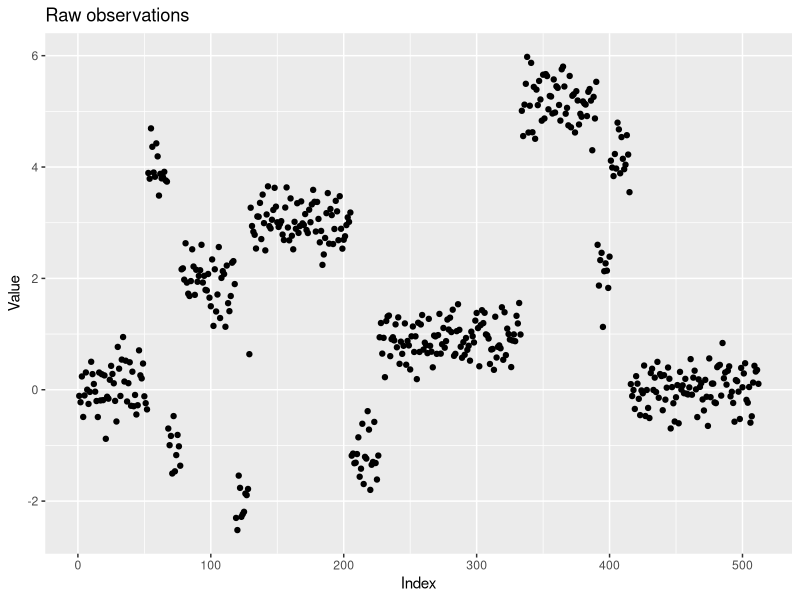
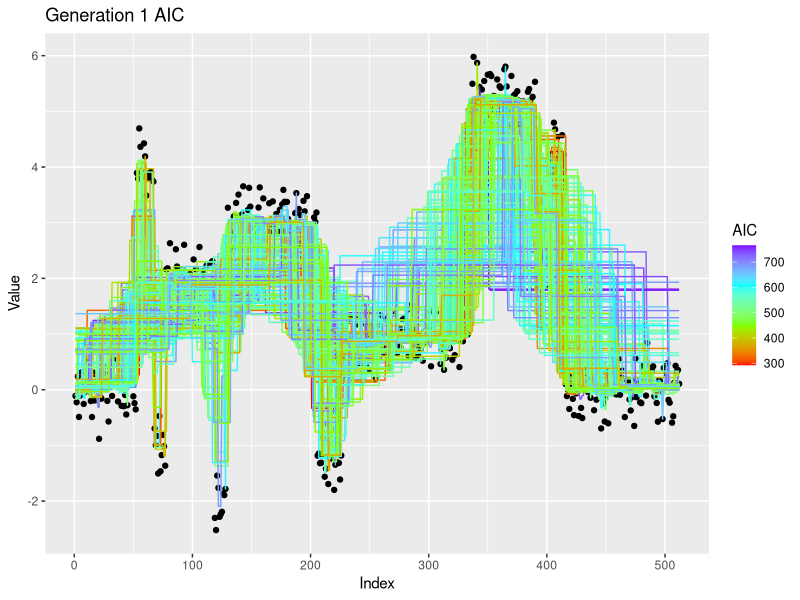
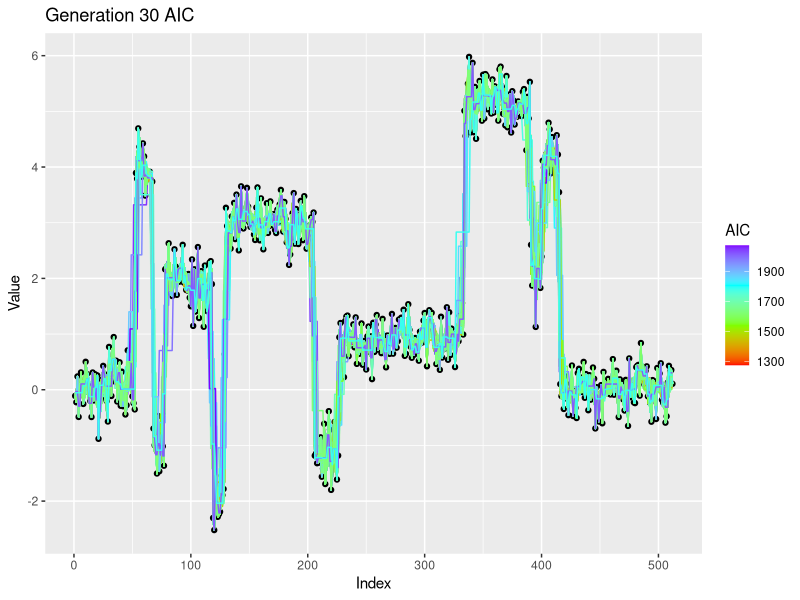
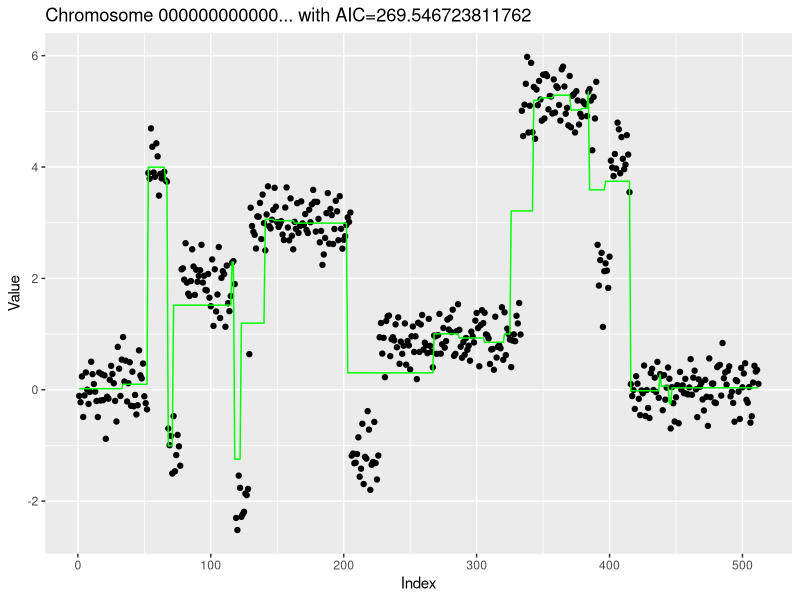

These charts were generated, in order, by the following R code:
rm(list=ls())


library(ggplot2)
library(dplyr)

### Set up

K = 150  # Number of chromosomes in each generation
Gmax = 30  # Maximum number of generations
Pcross = 0.9 # Crossover rate
Pmutate = 0.05 # Mutation rate
which_penalty = "AIC" # "AIC" or "MDL"


### Define functions

random_chromosome = function(num_genes, nucleobases=c(0,1), max_non0=25){
  # Generates a chromosome
  
  non0 = sample(1:num_genes, max_non0)
  x = rep(nucleobases[1], num_genes)
  x[non0] = sample(nucleobases, max_non0, replace=TRUE)
  x = paste(x, collapse='')
  return(x)
}


mate_chromosomes = function(parents, xr=0.1, mr=0.1){
  # Produce a single offspring from parent chromosomes (p1, p2) with a
  # crossover rate (xr) and a mutation rate (mr)
  
  p1 = parents[1]
  p2 = parents[2]
  stopifnot(nchar(p1) == nchar(p2))
  
  child = ""
  w = 1 # crossover parameter
  for(i in 1:nchar(p1)){
    
    
    if(w){
      chr = substr(p1, i, i) # get i'th character from parent 1
    }else{
      chr = substr(p2, i, i) # get i'th character from parent 2
    }
    
    # Mutate gene
    if(runif(1)<mr){
      chr = as.character((as.integer(chr) + 1) %% 2)
    }
    
    # Extend child with the i'th parental character
    child = paste(child, chr, sep="")
    
    # Crossover if required
    if(runif(1)<xr){
      w = (w + 1) %% 2
    }
  }
  return(child)
}


regression_loss = function(reg, raw){
  # Sum of square error betweeen regression and raw
  return(sum((reg-raw)^2))
}



regress_chromosome = function(chrom, raw){
  # chrom is a string of "0001110101.."
 
  # Initialize working objects
  segment_observations = c(raw[1])
  regression = c()
  
  for(i in 1:nchar(chrom)){ # for each gene in the chromosome
    g = as.integer(substr(chrom, i, i)) # extract the gene from the string
    
    if(g){ # if the gene indicates a breakpoint
      # calculate the regression for that segment
      
      regression = c(regression,
                     rep(mean(segment_observations),
                         length(segment_observations)
                     )
      )
      segment_observations = c(raw[i+1]) # reset to next segment
      
    }else{ 
      segment_observations = c(segment_observations, raw[i+1])
    }
  }
  
  # calculate final segment regression
  regression = c(regression,
                 rep(mean(segment_observations),
                     length(segment_observations)
                 )
  )
  
  return(regression)
}


calc_AIC = function(n, k, loss){
  # AIC is k-ln(sum sq losses)
  r = 2*log(n)*k + n*log(loss/n)
  return(r)
}



count_params = function(vec_of_chromosomes){
  # given a vector of chromosomes (each is "00111010111...")
  
  r = sapply( 
    lapply(
      strsplit(vec_of_chromosomes, ""),
      as.integer),
    sum) + 1                            # number of constants is breaks + 1
  return(r)
}



fitness = function(population, raw){
  #   Calculate fitness for each individual in the population relative to the
  #   raw data.
  #   Complexity is either "AIC" or "MDL". Raw is the raw data to fit.
  
  
  # Check that input is ok
  stopifnot(nchar(population$Chromosomes[1]) + 1 == length(raw))
  
  # Initialize parameters
  losses = c()
  K = dim(population)[1]  # (K) is number of individuals in population
  n = length(raw)         # (n) is the number of data observations
  
  # Calculate losses for each individual in the generation
  for(k in 1:K){
    x = population$Chromosome[k]      # extract a chromosome
    regr = regress_chromosome(x, raw) # calculate the regression
    loss = regression_loss(regr, raw) # and calculate the loss
    losses = c(losses, loss)          # record that individual's loss
  }
  
  ## Penalize for complexity
  ns_params = count_params(population$Chromosome)
  AIC = calc_AIC(n, ns_params, losses)
  
  # calculate sum of log(\hat{n_j}) for MDL calculation
  
  sum_n_hat = sapply(
    lapply( 
      strsplit( 
        population$Chromosome,
        "1"
      ),
      nchar),
    (function (x) sum(log(x+1))) 
  )
  MDL = ns_params*log(n) +
    1/2*sum_n_hat +
    n/2*log(losses/n)
  
  return(list(AIC, MDL))
}



plot_chromosome = function(chrom, raw_df, color="blue"){
  # return a ggplot object with piecewise constants plotted on the scatter
  
  fhat = regress_chromosome(chrom, raw_df$y)
  fhat_df = data.frame(x=raw_df$x, y=fhat)
  
  plt = ggplot(raw_df, aes(x=x, y=y)) +
    geom_point() +
    geom_line(data=fhat_df, color=color) +
    xlab("Index") + ylab("Value")
  
  return(plt)
}



plot_generation = function(gen, raw_df, wh_score="AIC"){
  # return a ggplot object with piecewise constants plotted on the scatter
  # for each chromosome in the generation
  
  wh_gen = gen$Generation[1]
  
  # prepare base plot
  plt = ggplot(raw_df, aes(x=x, y=y)) +
    geom_point() +
    xlab("Index") + ylab("Value") +
    ggtitle(paste("Generation", wh_gen, wh_score))
  
  # prepare regression data for plotting
  fhat_df = data.frame(matrix(ncol = 5, nrow = 0))
  colnames(fhat_df) = c("x","y","Group","AIC","MDL")
  for(i in 1:dim(gen)[1]){
    chrom = gen$Chromosome[i]
    fhat = regress_chromosome(chrom, raw_df$y)
    fhat_df_i = data.frame(x=raw_df$x, y=fhat)
    fhat_df_i$Group = i
    fhat_df_i$AIC = as.numeric(gen$AIC[i])
    fhat_df_i$MDL = as.numeric(gen$MDL[i])
    fhat_df = rbind(fhat_df, fhat_df_i)
  }
  
  # add geomlines for AIC or MDL depending on which was passed into this fn
  if(wh_score=="AIC"){
    plt = plt + geom_line(data=fhat_df, aes(color=AIC, group=Group))
  }else if(wh_score=="MDL"){
    plt = plt + geom_line(data=fhat_df, aes(color=MDL, group=Group))
  }
  
  # plot AIC or MDL in a color gradient
  plt = plt + scale_colour_gradientn(colours=rainbow(4))
  
  return(plt)
}



best_score_and_org = function(population, wh_score){
  # Determine best score in the population 
  if(wh_score=="AIC"){
    best_score = min(as.numeric(population$AIC))
    which_organism_is_best = which(
      as.numeric(population$AIC) == best_score)[1]
  }else if(wh_score=="MDL"){
    best_score = min(as.numeric(population$MDL))
    which_organism_is_best = which(
      as.numeric(population$MDL) == best_score)[1]
  }
  
  return(list(best_score, which_organism_is_best))
}


#############################################################################
### Simulation

# Code given in homework

truefunction<-function(x){
  t <- c(0.1, 0.13, 0.15, 0.23, 0.25, 0.4, 0.44, 0.65, 0.76, 0.78, 0.81)
  h <- c(4, -5, 3, -4, 5, -4.2, 2.1, 4.3, -3.1, 2.1, -4.2)
  temp <- 0
  for(i in 1:11) {
    temp <- temp + h[i]/2 * (1 + sign(x - t[i]))
  }
  return(temp)
}
ndata = 512
xdata = (0:(ndata-1))/ndata
ydata = truefunction(xdata)

set.seed(243)

N = length(ydata)
raw = ydata + rnorm(N)/3

### Initialize major objects

pop_col_names = c("Chromosome", "AIC", "MDL", "Generation")
pop = data.frame(matrix(ncol = 4, nrow = 0))   # Holds all individuals
colnames(pop) = pop_col_names


### Initialize first generation

g = 1
for(i in 1:K){
  x = random_chromosome(num_genes=N-1) # returns string of 1s and 0s
  individual = c(x, NA, NA, g)
  pop[dim(pop)[1]+1,] = individual
}


### Calculate fitness and mate each generation

for(g in 2:Gmax){
  parent_generation = pop[pop$Generation == g-1,]
  parent_aic_mdl = fitness(parent_generation, raw)
  # Put parent fitness into main dataframe
  pop[rownames(parent_generation),]$AIC = parent_aic_mdl[[1]]
  pop[rownames(parent_generation),]$MDL = parent_aic_mdl[[2]]
  
  # Update current working object
  parent_generation$AIC = parent_aic_mdl[[1]]
  parent_generation$MDL = parent_aic_mdl[[2]]
  
  # invert AIC and MDL for sampling
  parent_generation$nAIC =
    -(parent_generation$AIC - min(parent_generation$AIC))
  parent_generation$nAIC =
    parent_generation$nAIC - min(parent_generation$nAIC) + 0.001
  parent_generation$nMDL =
    -(parent_generation$MDL - min(parent_generation$MDL))
  parent_generation$nMDL =
    parent_generation$nMDL - min(parent_generation$nMDL) + 0.001
  
  for(k in 1:K){
    # Sample parents according to AIC or MDL
    if(which_penalty == "AIC"){
      parents = sample_n(parent_generation,
                         2,
                         replace=TRUE, 
                         weight=nAIC)
    } else if(which_penalty == "MDL"){
      parents = sample_n(parent_generation,
                         2,
                         replace=TRUE,
                         weight=nMDL)
    }
    
    parent_chromosomes = parents$Chromosome
    child_chromosome = mate_chromosomes(
      parent_chromosomes,
      Pcross,
      Pmutate
    )
    child = c(child_chromosome, NA, NA, g)
    pop[dim(pop)[1]+1,] = child
  }
  
  
  
}



### Calculate final AIC/MDL

last_gen = pop[pop$Generation == Gmax,]
aic_mdl = fitness(last_gen, raw)

# Put last fitness into main dataframe

pop[rownames(last_gen),]$AIC = aic_mdl[[1]]
pop[rownames(last_gen),]$MDL = aic_mdl[[2]]




### Plotting

# Plot observations

raw_df = data.frame(y=raw, x=1:length(raw))
plt_raw = ggplot(raw_df, aes(x=x, y=y)) +
  geom_point() +
  xlab("Index") + ylab("Value") +
  ggtitle("Raw observations")
plt_raw

# Plot first and last generation colored by AIC or MDL

fgen = pop[pop$Generation==1,]
lgen = pop[pop$Generation==Gmax,]
plt_fgen = plot_generation(fgen, raw_df, which_penalty)
plt_lgen = plot_generation(lgen, raw_df, which_penalty)

plt_fgen

plt_lgen

# Plot best AIC or MDL

if(which_penalty=="AIC"){
  best_score = min(as.numeric(pop$AIC))
  which_organism_is_best = which(as.numeric(pop$AIC) == best_score)
}else if(which_penalty=="MDL"){
  best_score = min(as.numeric(pop$MDL))
  which_organism_is_best = which(as.numeric(pop$MDL) == best_score)
}

best_chromosome = pop$Chromosome[which_organism_is_best]
plt_best = plot_chromosome(best_chromosome, raw_df, color="green") +
  ggtitle(
    paste(
      "Chromosome ", substr(best_chromosome, 1, 12), "... ",
      "with ", which_penalty, "=", best_score,
      sep=""
    ))


plt_best
